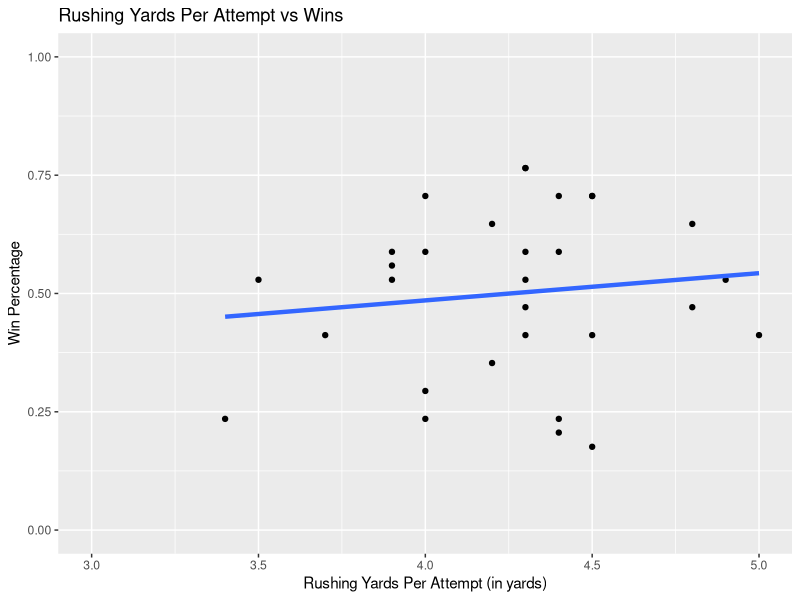

R code for this plot:
## ---- chunk 1
library(tidyverse)
nfl2021 <- read.csv("NFL Data Set - Sheet1-2.csv")
## ---- chunk 2
rypa_v_wins <- nfl2021 |>
  ggplot(mapping = aes(x = Rush_Yards_Per_Attempts, y = Win.Percentage)) +
  geom_point() +
  geom_smooth(method = "lm", se = FALSE, size = 1.5) +
  labs(x = "Rushing Yards Per Attempt (in yards)",
       y = "Win Percentage",
       title = "Rushing Yards Per Attempt vs Wins") +
  xlim(3, 5) +
  ylim(0, 1)

rypa_v_wins
